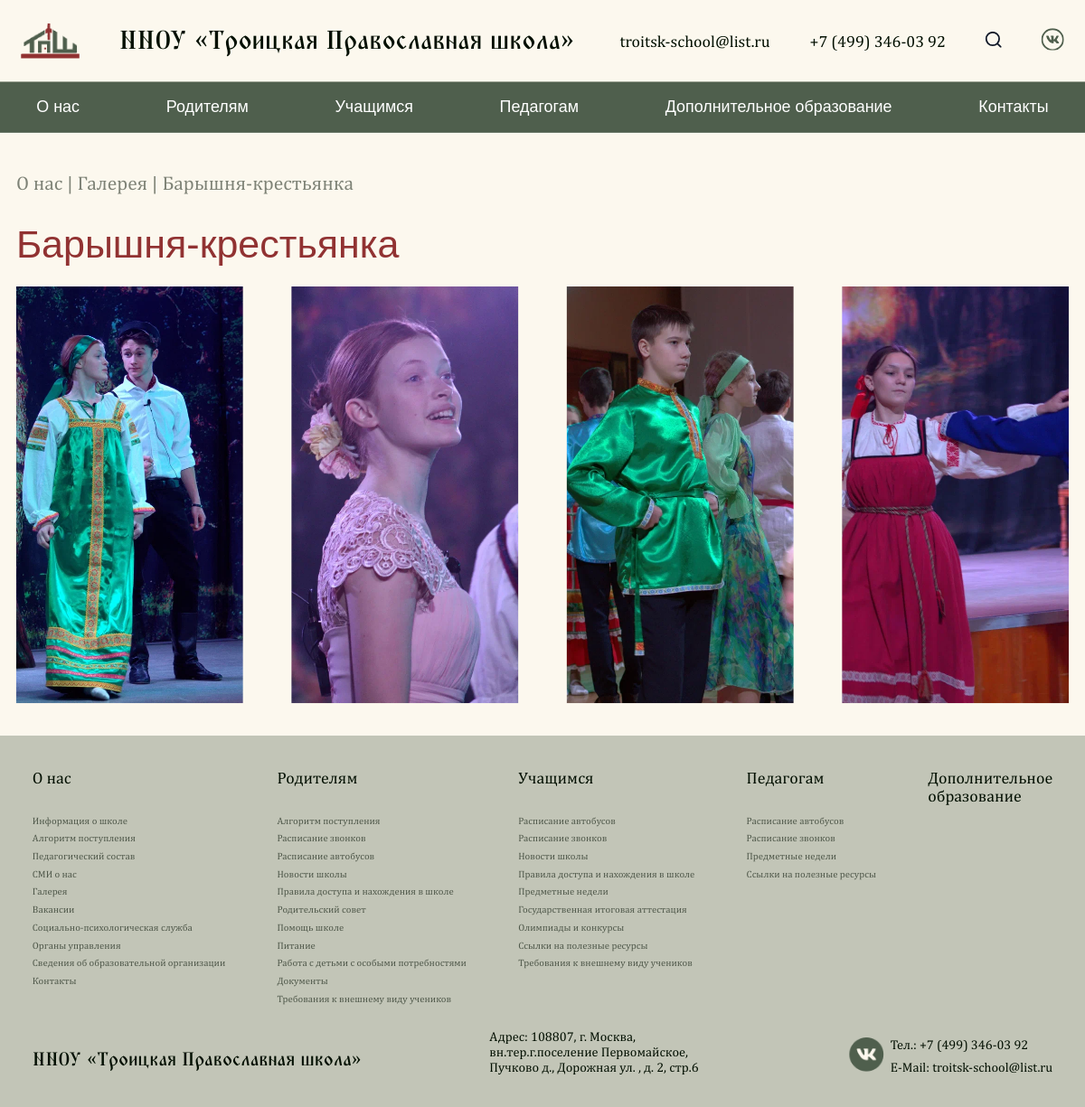
/gallery/1/, run on the app's committed database.
### pages/models.py (models this page shows, shortened)
class Contact(SingletonModel):
  email = models.CharField("Электронная почта", max_length=100)
  phone = models.CharField("Телефон", max_length=100)
  address = models.CharField("Адрес", max_length=100)
  vk_link = models.CharField("Ссылка на VK", max_length=100)
  class Meta:
    verbose_name = "Контакты"
    verbose_name_plural = "Контакты"

class Gallery(models.Model):
  title = models.CharField("Заголовок", max_length=200)
  created_at = models.DateField(default=timezone.now)
  category = models.ForeignKey(GalleryCategory, on_delete=models.CASCADE, null=True, blank=True)
  class Meta:
    verbose_name = "Галерея"
    verbose_name_plural = "Галереи"

class GalleryItem(models.Model):
  gallery = models.ForeignKey(Gallery, on_delete=models.CASCADE, null=True, blank=True)
  image = models.ImageField(upload_to="gallery/")
  class Meta:
    verbose_name = "Фото в галерее"
    verbose_name_plural = "Фото в галереях"

class GenericPageB(models.Model):
  COLOR_CHOICES = [
    ('#913232', 'Красный'),
    ('#4F5F4D', 'Зелёный'),
  ]
  show_in_nav = models.BooleanField("Показать страницу в навигации?", default=False)
  category = models.ForeignKey(GenericPageCategory, verbose_name="Категория", on_delete=models.CASCADE, related_name="pages_b", null=True, blank=True)
  path = models.CharField("Путь к странице", max_length=800, null=True, blank=True)
  page_title = models.CharField("Название страницы", max_length=2000)
  description = models.TextField("Описание", max_length=20000)
  title_color = models.CharField("Цвет заголовка", max_length=7, choices=COLOR_CHOICES, default='#913232')
  is_navigational = models.BooleanField("Является ли страницей навигации?", default=False)
  class Meta:
    verbose_name = "Страница типа 'Б'"
    verbose_name_plural = "Страницы типа 'Б'"

### pages/views.py (the view)
# urls.py: path('gallery/<int:id>/', gallery_detail_page, name="page_gallery_detail"),
def gallery_detail_page(request, id):
  contacts = Contact.objects.all()[0]
  gallery = get_object_or_404(Gallery, id=id)
  gallery_images = GalleryItem.objects.filter(gallery=gallery)
  main_page_info = MainPage.objects.all()[0]
  page_for_nav_a = GenericPageA.objects.all().filter(show_in_nav=True)
  page_for_nav_b = GenericPageB.objects.all().filter(show_in_nav=True)
  context = {
      'contacts': contacts,
      'gallery': gallery,
      'gallery_images': gallery_images,
      'main_page_info': main_page_info,
      'page_for_nav_a': page_for_nav_a,
      'page_for_nav_b': page_for_nav_b,
  }
  return render(request, 'gallery_detail.html', context)

### pages/templates/gallery_detail.html (shortened to what this page needs)
{% extends 'generics/base.html' %}
{% load static %}
{% block content %}
<div class="news">
  <div class="container">
    <h2 class="generic-subtitle">
      <a href="{% url 'page_type_b' 9 %}" class="generic-breadcrumb generic-subtitle">О нас</a> | <a href="{% url 'page_gallery' %}" class="generic-breadcrumb generic-subtitle">Галерея</a> | {{ gallery.title }}
    </h2>
    <h1 class="generic-title">
      {{ gallery.title }}
    </h1>
    <div class="images-list">
      {% for i in gallery_images %}
      <a href="{{ i.image.url }}" target="_blank" class="images-item">
        <img src="{{ i.image.url }}" alt="">
      </a>
      {% endfor %}
    </div>
  </div>
</div>
{% endblock %}

### pages/templates/generics/_header.html (shortened to what this page needs)
{% load static %}
<header class="header">
    <div class="container">
        <div class="header-block">
            <a href="{% url 'page_main' %}" class="header-box">
                <img src="{% static 'assets/Layer_Logo.png' %}" alt="">
                <h1 class="header-title">ННОУ «Троицкая Православная школа»</h1>
            </a>
            <div class="header-nav">
                <ul class="nav-list">
                    <li><a href="mailto:{{ contacts.email }}" class="nav-link">{{ contacts.email }}</a></li>
                    <li><a href="tel:{{ contacts.phone }}" class="nav-link">{{ contacts.phone }}</a></li>
                    <li><a href="#" class="nav-link">
                    </a></li>
                    <li><a href="{{ contacts.vk_link }}" class="nav-link">
                    </a></li>
                </ul>
            </div>
        </div>
    </div>
</header>
<nav class="navbar">
    <ul class="container menu">
        <li class="menu-item has-submenu">
            <a href="{% url 'page_type_b' 9 %}">О нас</a>
        </li>
        <li class="menu-item has-submenu">
            <a href="{% url 'page_type_b' 10 %}">Родителям</a>
        </li>
        <li class="menu-item has-submenu">
            <a href="{% url 'page_type_b' 11 %}">Учащимся</a>
        </li>
        <li class="menu-item has-submenu">
            <a href="{% url 'page_type_b' 12 %}">Педагогам</a>
        </li>
        <li class="menu-item"><a href="{% url 'page_additional_education' %}">Дополнительное образование</a></li>
        <li class="menu-item"><a href="{% url 'page_contacts' %}">Контакты</a></li>
    </ul>
    </nav>

### pages/templates/generics/_footer.html (shortened to what this page needs)
{% load static %}
<footer class="footer">
  <div class="container">
    <div class="footer-colums">
      <div class="footer__columns">
        <p><a style="font-weight: 500;" href="{% url 'page_type_b' 9 %}">О нас</a></p>
        <p><a class="footer__text" href="{% url 'page_school_information_main' %}">Информация о школе</a></p>
        <p><a class="footer__text" href="{% url 'page_append' %}">Алгоритм поступления</a></p>
        <p><a class="footer__text" href="{% url 'page_teachers' %}">Педагогический состав</a></p>
        <p><a class="footer__text" href="{% url 'page_news' %}">СМИ о нас</a></p>
        <p><a class="footer__text" href="{% url 'page_gallery' %}">Галерея</a></p>
        <p><a class="footer__text" href="{% url 'page_vacancy' %}">Вакансии</a></p>
        <p><a class="footer__text" href="{% url 'page_social_psychology' %}">Социально-психологическая служба</a></p>
        <p><a class="footer__text" href="{% url 'page_administrative_control' %}">Органы управления</a></p>
        <p><a class="footer__text" href="{% url 'page_additional_organization' %}">Сведения об образовательной организации</a></p>
        <p><a class="footer__text" href="{% url 'page_contacts' %}">Контакты</a></p>
      </div>
      <div class="footer__columns">
        <p><a style="font-weight: 500;" href="{% url 'page_type_b' 10 %}">Родителям</a></p>
        <p><a class="footer__text" href="{% url 'page_append' %}">Алгоритм поступления</a></p>
        <p><a class="footer__text" href="{% url 'page_schedule' %}">Расписание звонков</a></p>
        <p><a class="footer__text" href="{% url 'page_schedule_bus' %}">Расписание автобусов</a></p>
        <p><a class="footer__text" href="{% url 'page_news' %}">Новости школы</a></p>
        <p><a class="footer__text" href="{% url 'page_type_b' 6 %}">Правила доступа и нахождения в школе</a></p>
        <p><a class="footer__text" href="{% url 'page_administrative_control_detail' 3 %}">Родительский совет</a></p>
        <p><a class="footer__text" href="{% url 'page_school_information_detail' 3 %}">Помощь школе</a></p>
        <p><a class="footer__text" href="{% url 'page_cuisine' %}">Питание</a></p>
        <p><a class="footer__text" href="#">Работа с детьми с особыми потребностями</a></p>
        <p><a class="footer__text" href="#">Документы</a></p>
        {% for page in page_for_nav_b %}
        {% if page.category.name == 'Родителям' %}
        <p><a class="footer__text" href="{% url 'page_type_b' page.id %}">{{ page.page_title }}</a></p>
        {% endif %}
        {% endfor %}
      </div>
      <div class="footer__columns">
        <p><a style="font-weight: 500;" href="{% url 'page_type_b' 11 %}">Учащимся</a></p>
        <p><a class="footer__text" href="{% url 'page_schedule_bus' %}">Расписание автобусов</a></p>
        <p><a class="footer__text" href="{% url 'page_schedule' %}">Расписание звонков</a></p>
        <p><a class="footer__text" href="{% url 'page_news' %}">Новости школы</a></p>
        <p><a class="footer__text" href="{% url 'page_type_b' 3 %}">Правила доступа и нахождения в школе</a></p>
        <p><a class="footer__text" href="{% url 'page_subjects' %}">Предметные недели</a></p>
        <p><a class="footer__text" href="{% url 'page_attestation' %}">Государственная итоговая аттестация</a></p>
        <p><a class="footer__text" href="{% url 'page_type_b' 1 %}">Олимпиады и конкурсы</a></p>
        <p><a class="footer__text" href="{% url 'page_type_b' 2 %}">Ссылки на полезные ресурсы</a></p>
        {% for page in page_for_nav_b %}
        {% if page.category.name == 'Учащимся' %}
        <p><a class="footer__text" href="{% url 'page_type_b' page.id %}">{{ page.page_title }}</a></p>
        {% endif %}
        {% endfor %}
      </div>
      <div class="footer__columns">
        <p><a style="font-weight: 500;" href="{% url 'page_type_b' 12 %}">Педагогам</a></p>
        <p><a class="footer__text" href="{% url 'page_schedule_bus' %}">Расписание автобусов</a></p>
        <p><a class="footer__text" href="{% url 'page_schedule' %}">Расписание звонков</a></p>
        <p><a class="footer__text" href="{% url 'page_subjects' %}">Предметные недели</a></p>
        <p><a class="footer__text" href="{% url 'page_type_b' 5 %}">Ссылки на полезные ресурсы</a></p>
      </div>
      <div class="footer__columns">
        <p><a style="font-weight: 500;" href="{% url 'page_additional_education' %}">Дополнительное <br> образование</a></p>
      </div>
    </div>
    <div class="footer__bottom">
      <a class="footer__name" href="{% url 'page_main' %}">ННОУ «Троицкая Православная школа»</a>
      <p class="footer__adres" style="width: 286px;">Адрес: {{ contacts.address }}</p>
      <div class="search-btn" style="display: flex; height: 46px; gap: 7.85px">
        <a href="{{ contacts.vk_link }}"><img class="vk" src="{% static 'assets/basil_vk-solid.png' %}" style="width: 43px; height: 42px;" alt=""></a>
        <div class="footer__contact" style="display: flex; flex-direction: column; justify-content: space-between;">
          <p class="footer__number">Тел.: {{ contacts.phone }}</p>
          <p class="footer__emil">E-Mail: {{ contacts.email }}</p>
        </div>
      </div>
    </div>
  </div>
</footer>

### static/css/index.css (style rules this page uses)
* { padding: 0; margin: 0; box-sizing: border-box; list-style: none; text-decoration: none; }
html, body { margin: 0; padding: 0; background: #FCF8EE; scroll-behavior: smooth; }
@media (max-width: 1330px) { body { overflow-x: hidden; } }
.container { max-width: 1300px; margin: 0 auto; }
p, span, a, h1, h2, h3, h4, h5, h6, b { font-family: 'Playfair Display', sans-serif; }

### static/css/header.css (style rules this page uses)
.header { padding: 26px; width: 100%; background: rgb(252, 248, 238); }
.header-block { display: flex; justify-content: space-between; align-items: center; }
.header-box { display: flex; align-items: center; gap: 49px; }
.nav-list { display: flex; align-items: center; gap: 49px; }
.header-title { color: rgb(2, 15, 1); font-family: 'TriodPostnaja' , serif; font-size: 32px; font-weight: 500; line-height: 49px; text-align: left; }
.nav-link { color: rgb(2, 15, 1); font-family: 'Literata', sans-serif; font-size: 20px; font-weight: 400; letter-spacing: 0%; text-align: left; }
.navbar { background-color: #4F5F4D; }
.menu { display: flex; justify-content: space-between; list-style: none; padding: 0; margin: 0; }
.menu-item { position: relative; }
.menu-item a { display: block; padding: 20px 25px; color: white; text-decoration: none; font-size: 20px; font-size: 'Literata', sans-serif; border-radius: 12px; }

### static/css/generic.css (style rules this page uses)
.generic-subtitle { font-size: 24px; font-weight: 500; line-height: 1.2; color: #020F01; opacity: 0.5; padding-top: 48px; padding-bottom: 32px; font-family: 'Literata', sans-serif; }
.generic-title { font-size: 48px; letter-spacing: 0%; font-weight: 500; line-height: 1.2; color: #913232; font-family: 'Playfair Display', sans-serif; margin-bottom: 24px; }
.generic-breadcrumb { opacity: 1; }

### static/css/footer.css (style rules this page uses)
.footer { margin-top: 72px; background: rgb(207, 209, 196); padding: 40px 20px; font-family: 'Literata', sans-serif; }
.footer { background-color: #c2c5b7; padding: 40px; font-family: serif; font-size: 14px; color: #1f1f1f; margin-top: 40px; margin-bottom: -10px; }
.footer-colums { display: flex; justify-content: space-between; margin-bottom: 30px; position: relative; }
.footer__bottom { display: flex; justify-content: space-between; align-items: flex-end; flex-wrap: wrap; }
.footer__text { color: black; opacity: 0.6; font-family: 'Literata' , serif; font-weight: 400; }
.footer__name { color: rgb(2, 15, 1); font-family: 'TriodPostnaja', serif; font-size: 23.13px; font-weight: 500; line-height: 36px; letter-spacing: 0%; text-align: left; }
.footer__adres { color: rgb(2, 15, 1); font-family: 'Literata', serif; font-size: 16px; font-weight: 400; line-height: 19px; letter-spacing: 0%; text-align: left; }
.footer__number, .footer__emil { color: rgb(2, 15, 1); font-family: 'Literata', sans-serif; font-size: 16px; font-weight: 400; line-height: 19px; letter-spacing: 0%; text-align: left; }
.footer__columns p a { width: 50; height: 23; gap: 10px; color: rgb(2, 15, 1); font-family: 'Literata', sans-serif; font-weight: 400; letter-spacing: 0%; text-align: left; text-decoration: none; font-size: 12px; }
.footer__columns p:first-child { margin-bottom: 27px; }
.footer__columns p:first-child a { font-size: 20px; }
.footer__columns { display: flex; flex-direction: column; gap: 6px; }

### static/css/gallery.css (style rules this page uses)
.images-list { display: flex; gap: 60px; }
.images-item { width: 360px; height: 515px; overflow: hidden; display: flex; justify-content: center; align-items: center; }
.images-item > img { height: 100%; }

### data on the page
Contact: email "troitsk-school@list.ru", phone "+7 (499) 346-03 92", address "108807, г. Москва, вн.тер.г.поселение Первомайское, Пучково д., Дорожная ул. , д. 2, стр.6"
Gallery: title "Барышня-крестьянка"
GalleryItem: image (picture)
GalleryItem: image (picture)
GalleryItem: image (picture)
GalleryItem: image (picture)
GenericPageB: page_title "Требования к внешнему виду учеников"
GenericPageB: page_title "Требования к внешнему виду учеников"
